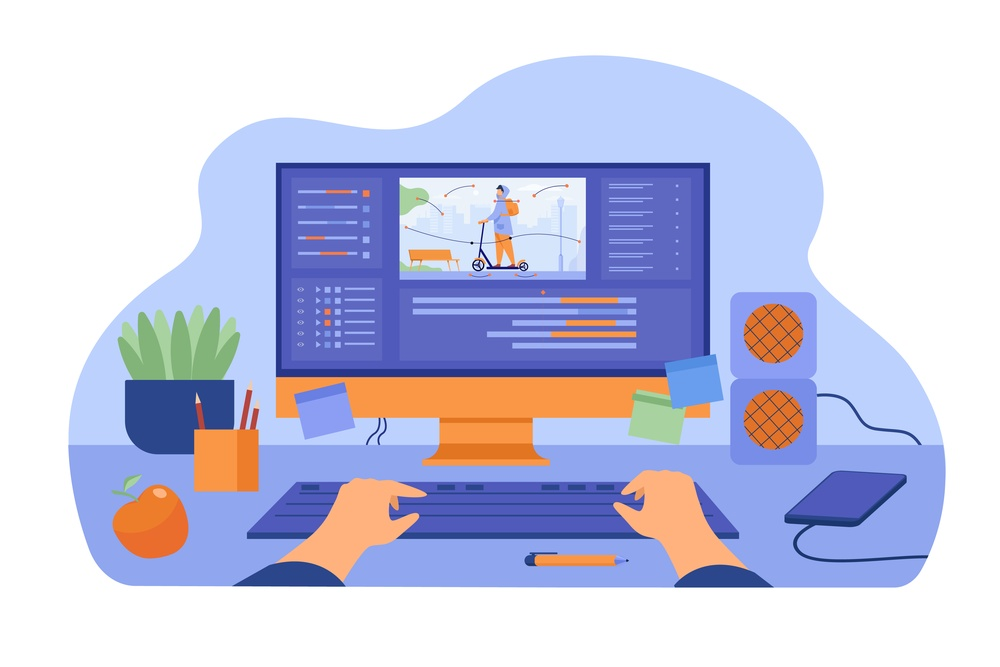
#> input picture assets/illustration.jpg, 1000 x 667 px, shrunk from 7500 x 5000 before the run
$ python -i image_processing.py   (imports and definitions only)
#> lines starting #> are read from the running program, lines starting #| are printed output that depends on the picture
#> further down, picture is the input picture: shape (667, 1000, 3); mean B, G, R 225.8, 201.4, 199.3
import cv2 as cv
import numpy as np
from skimage import filters
from scipy import ndimage
from PIL import Image, ImageEnhance

# Grayscale
def convert_to_gray(img):
    return cv.cvtColor(img, cv.COLOR_BGR2GRAY)

# Detect edge
# [58 lines left out: function detect_edge, not called in this run]

# Negative
def convert_to_negative(img):
    return cv.bitwise_not(img)
# bitwise_not digunakan untuk melakukan operasi bitwise NOT pada gambar
# NOT merupakan operasi yang mengubah nilai piksel menjadi nilai yang berlawanan
# contoh: 0 -> 255, 255 -> 0

# Binary
# [8 lines left out: function convert_to_binary, not called in this run]

# Smooth
def convert_to_smooth(img, factor):
    return cv.GaussianBlur(img, (factor, factor), 0)
# GaussianBlur digunakan untuk menghaluskan gambar dengan kernel Gaussian 2D
# GaussianBlur menerima tiga parameter, gambar, ukuran kernel, dan sigmaX
# sigmaX merupakan deviasi standar pada sumbu x

# Brightness
# [12 lines left out: function change_brightness, not called in this run]
    # cvtColor digunakan untuk mengubah warna gambar dari HSV ke BGR
    #cvtColor menerima dua parameter, gambar dan metode yang digunakan

# Equalization
def equalization(img):
    # Jika gambar berwarna (BGR), lakukan equalization pada masing-masing channel
    if len(img.shape) > 2:
        # Pisahkan channel B, G, R
        b, g, r = cv.split(img)
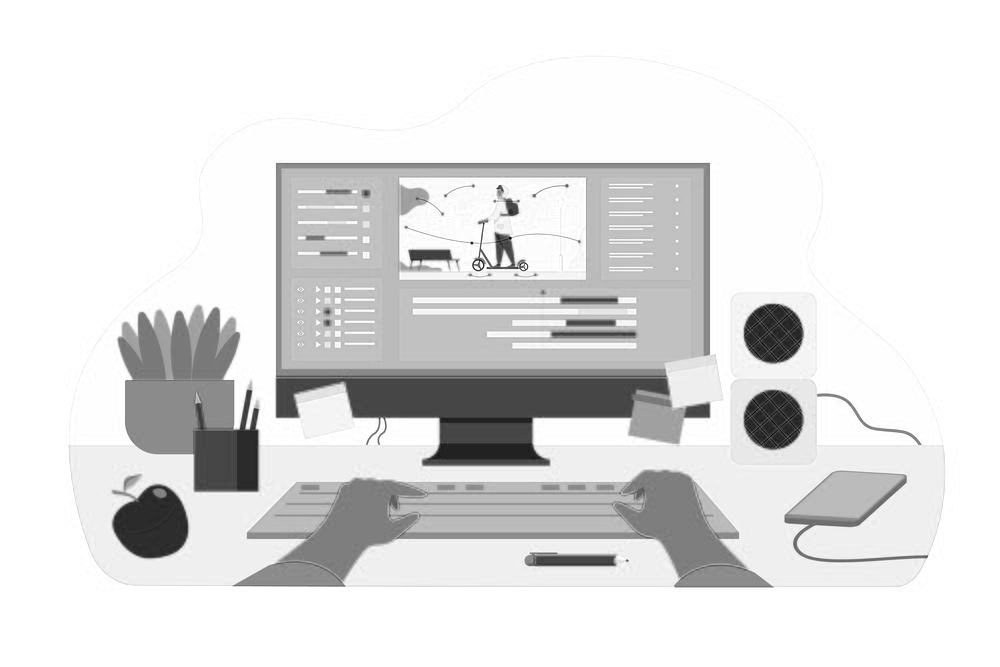
#> b: shape (667, 1000); min 0, max 255, mean 225.8
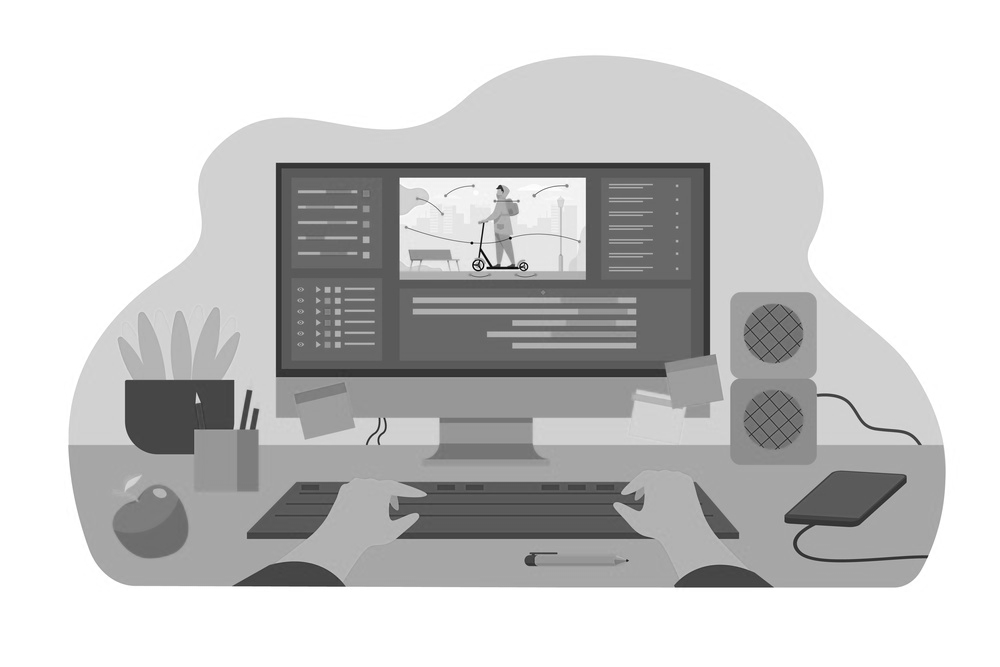
#> g: shape (667, 1000); min 0, max 255, mean 201.4
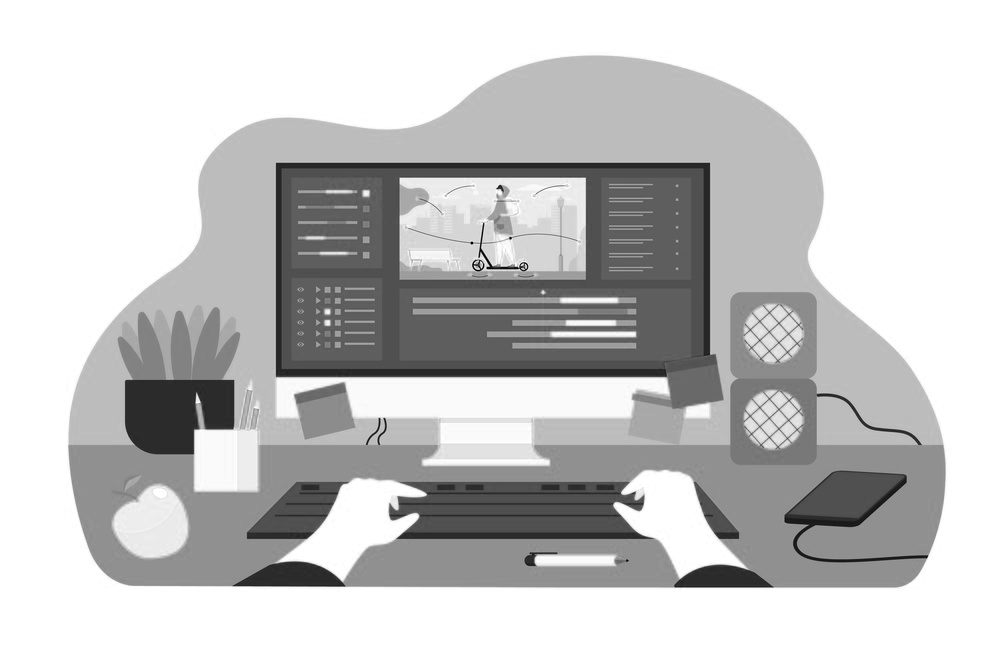
#> r: shape (667, 1000); min 0, max 255, mean 199.3
        # Equalization untuk setiap channel
        b_eq = cv.equalizeHist(b)
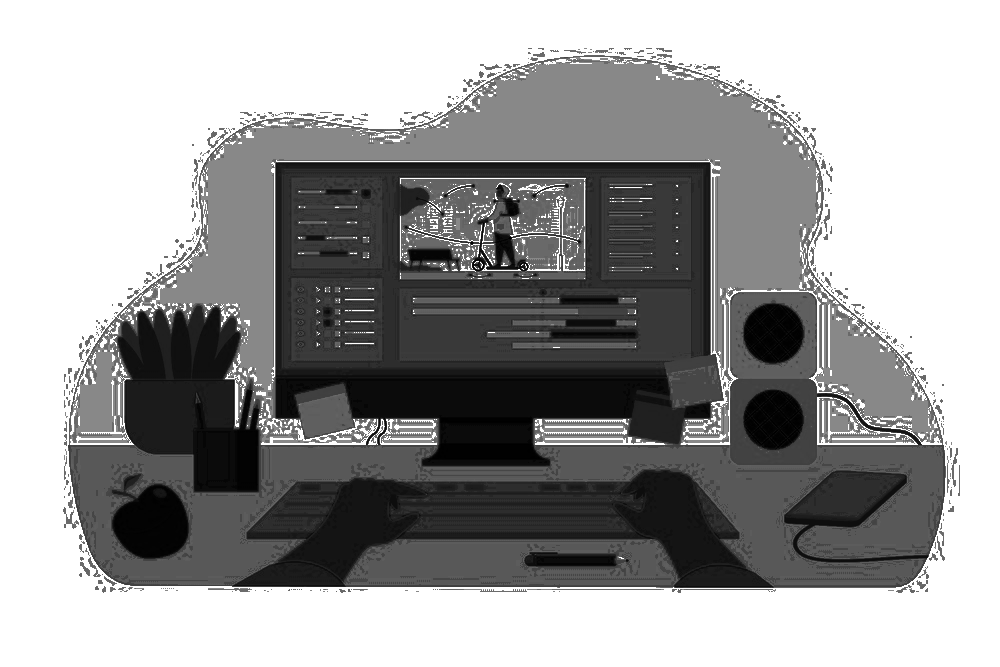
#> b_eq: shape (667, 1000); min 0, max 255, mean 157.7
        g_eq = cv.equalizeHist(g)
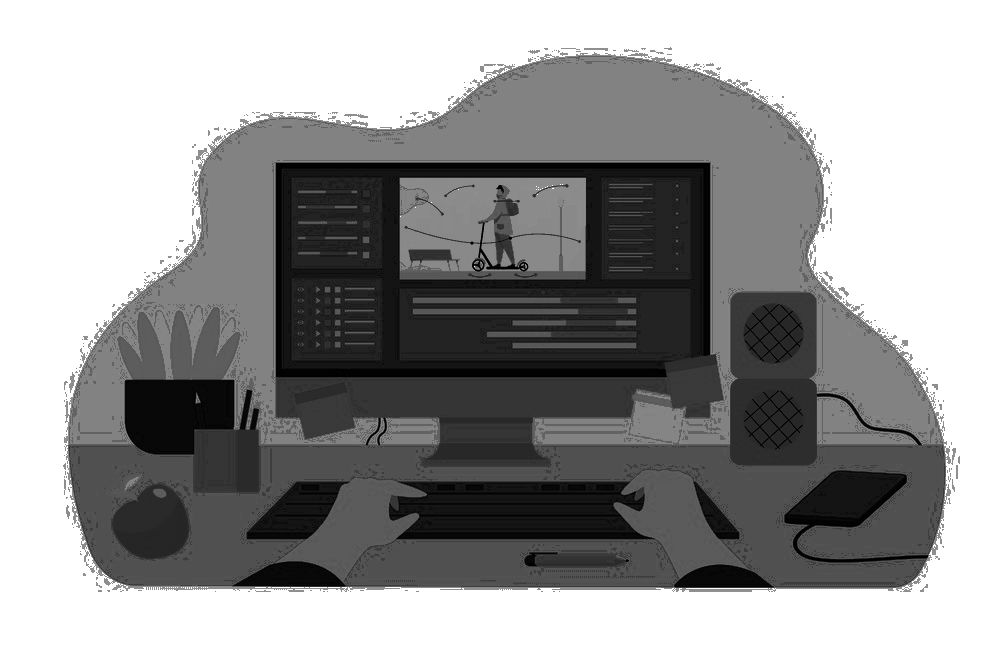
#> g_eq: shape (667, 1000); min 0, max 255, mean 155.1
        r_eq = cv.equalizeHist(r)
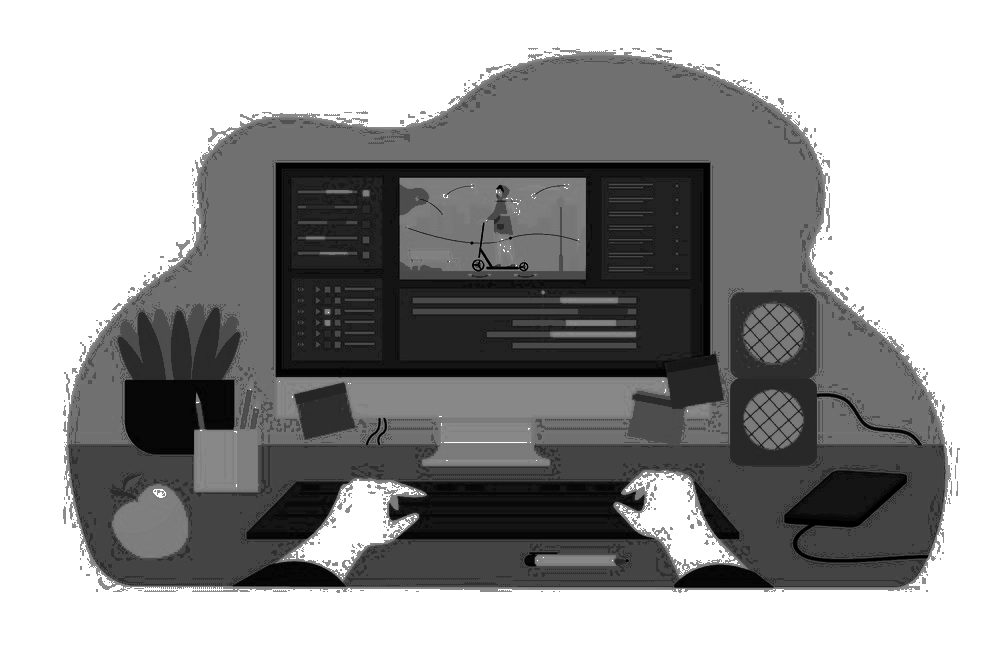
#> r_eq: shape (667, 1000); min 0, max 255, mean 156.3
        # Gabungkan kembali channel yang telah di-equalize
        return cv.merge((b_eq, g_eq, r_eq))
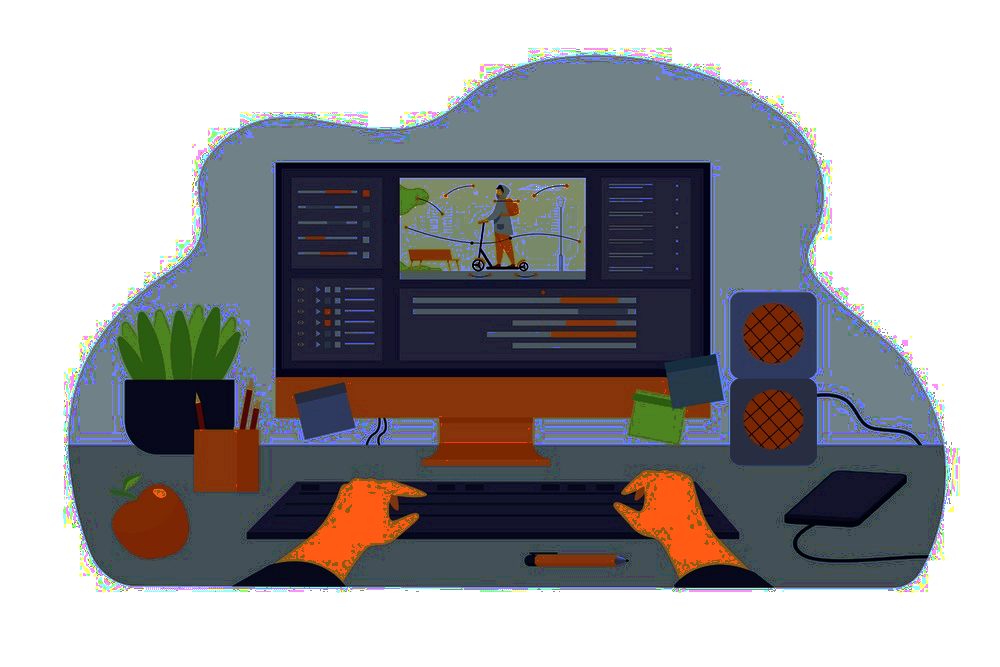
#> returned value: shape (667, 1000, 3); mean of channels 0, 1, 2 157.7, 155.1, 156.3; drawn as B, G, R
    else:
        # Jika gambar grayscale, langsung equalize
        return cv.equalizeHist(img)

# Rotate
def rotate(img, angle):
    return ndimage.rotate(img, angle, reshape=False)
# rotate digunakan untuk memutar gambar sebesar angle derajat
# rotate menerima tiga parameter, gambar, sudut rotasi, dan reshape
# reshape=False digunakan untuk mempertahankan ukuran gambar yang sama setelah rotasi

# Flip
# [31 lines left out: functions flip, contrast, sharpness, not called in this run]
    # addWeighted digunakan untuk menggabungkan dua gambar dengan bobot tertentu, yang menerima lima parameter, dua gambar, bobot gambar pertama, bobot gambar kedua, dan konstanta
    # 1-factor digunakan untuk memberikan bobot gambar asli yang lebih besar
    # factor digunakan untuk memberikan bobot gambar yang sudah di sharpening

>>> import cv2
>>> picture = cv2.imread('assets/illustration.jpg')
>>> result = equalization(picture)
